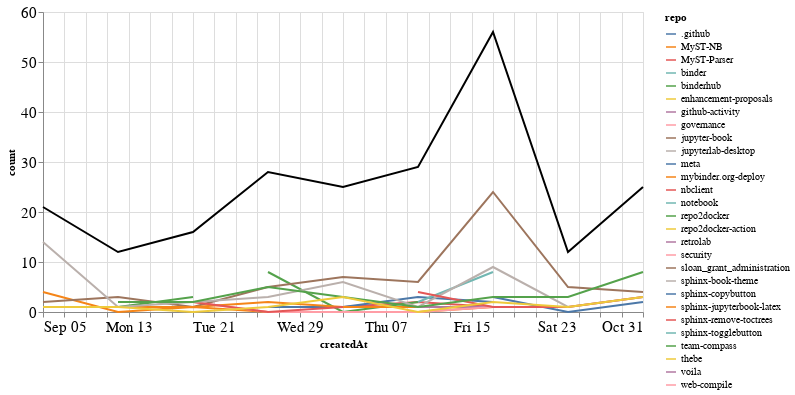

Here is the notebook cell this chart was saved with:
### Markdown cell above
### Comments

### Code cell
comments_time = comments.groupby('repo').resample('W', on='createdAt').count()['author'].reset_index()
comments_time = comments_time.rename(columns={'author': 'count'})
comments_time_total = comments_time.groupby('createdAt').agg({"count": "sum"}).reset_index()
ch1 = alt.Chart(comments_time, width=600).mark_line().encode(
    x='createdAt',
    y='count',
    color='repo',
    tooltip="repo"
)

ch2 = alt.Chart(comments_time_total, width=600).mark_line(color="black").encode(
    x='createdAt',
    y='count',
)

ch1 + ch2

### Figure 1 — Vega-Lite specification as saved in the notebook (floating-point values rounded to 4 significant figures)
{"config": {"axisLeft": {"labelFontSize": 15}, "axisBottom": {"labelFontSize": 15}}, "layer": [{"data": {"name": "data-68e72d8636163cbae9eff3b03aee915b"}, "mark": "line", "encoding": {"color": {"type": "nominal", "field": "repo"}, "tooltip": {"type": "nominal", "field": "repo"}, "x": {"type": "temporal", "field": "createdAt"}, "y": {"type": "quantitative", "field": "count"}}, "width": 600}, {"data": {"name": "data-0dab2be66c6218ac2f2b6f3dbed3dde5"}, "mark": {"type": "line", "color": "black"}, "encoding": {"x": {"type": "temporal", "field": "createdAt"}, "y": {"type": "quantitative", "field": "count"}}, "width": 600}], "$schema": "https://vega.github.io/schema/vega-lite/v4.8.1.json", "datasets": {"data-68e72d8636163cbae9eff3b03aee915b": [{"repo": ".github", "createdAt": "2021-09-12T00:00:00", "count": 1}, {"repo": "MyST-NB", "createdAt": "2021-09-05T00:00:00", "count": 4}, {"repo": "MyST-NB", "createdAt": "2021-09-12T00:00:00", "count": 0}, {"repo": "MyST-NB", "createdAt": "2021-09-19T00:00:00", "count": 1}, {"repo": "MyST-NB", "createdAt": "2021-09-26T00:00:00", "count": 0}, {"repo": "MyST-NB", "createdAt": "2021-10-03T00:00:00", "count": 0}, {"repo": "MyST-NB", "createdAt": "2021-10-10T00:00:00", "count": 0}, {"repo": "MyST-NB", "createdAt": "2021-10-17T00:00:00", "count": 1}, {"repo": "MyST-NB", "createdAt": "2021-10-24T00:00:00", "count": 1}, {"repo": "MyST-Parser", "createdAt": "2021-09-26T00:00:00", "count": 1}, {"repo": "MyST-Parser", "createdAt": "2021-10-03T00:00:00", "count": 1}, {"repo": "MyST-Parser", "createdAt": "2021-10-10T00:00:00", "count": 2}, {"repo": "MyST-Parser", "createdAt": "2021-10-17T00:00:00", "count": 1}, {"repo": "binder", "createdAt": "2021-09-19T00:00:00", "count": 1}, {"repo": "binderhub", "createdAt": "2021-09-26T00:00:00", "count": 8}, {"repo": "binderhub", "createdAt": "2021-10-03T00:00:00", "count": 0}, {"repo": "binderhub", "createdAt": "2021-10-10T00:00:00", "count": 2}, {"repo": "enhancement-proposals", "createdAt": "2021-10-10T00:00:00", "count": 2}, {"repo": "github-activity", "createdAt": "2021-10-10T00:00:00", "count": 1}, {"repo": "github-activity", "createdAt": "2021-10-17T00:00:00", "count": 1}, {"repo": "governance", "createdAt": "2021-09-19T00:00:00", "count": 2}, {"repo": "governance", "createdAt": "2021-09-26T00:00:00", "count": 0}, {"repo": "governance", "createdAt": "2021-10-03T00:00:00", "count": 0}, {"repo": "governance", "createdAt": "2021-10-10T00:00:00", "count": 0}, {"repo": "governance", "createdAt": "2021-10-17T00:00:00", "count": 1}, {"repo": "jupyter-book", "createdAt": "2021-09-05T00:00:00", "count": 2}, {"repo": "jupyter-book", "createdAt": "2021-09-12T00:00:00", "count": 3}, {"repo": "jupyter-book", "createdAt": "2021-09-19T00:00:00", "count": 1}, {"repo": "jupyter-book", "createdAt": "2021-09-26T00:00:00", "count": 5}, {"repo": "jupyter-book", "createdAt": "2021-10-03T00:00:00", "count": 7}, {"repo": "jupyter-book", "createdAt": "2021-10-10T00:00:00", "count": 6}, {"repo": "jupyter-book", "createdAt": "2021-10-17T00:00:00", "count": 24}, {"repo": "jupyter-book", "createdAt": "2021-10-24T00:00:00", "count": 5}, {"repo": "jupyter-book", "createdAt": "2021-10-31T00:00:00", "count": 4}, {"repo": "jupyterlab-desktop", "createdAt": "2021-09-26T00:00:00", "count": 1}, {"repo": "meta", "createdAt": "2021-09-26T00:00:00", "count": 1}, {"repo": "meta", "createdAt": "2021-10-03T00:00:00", "count": 1}, {"repo": "meta", "createdAt": "2021-10-10T00:00:00", "count": 3}, {"repo": "meta", "createdAt": "2021-10-17T00:00:00", "count": 2}, {"repo": "mybinder.org-deploy", "createdAt": "2021-09-12T00:00:00", "count": 1}, {"repo": "mybinder.org-deploy", "createdAt": "2021-09-19T00:00:00", "count": 1}, {"repo": "mybinder.org-deploy", "createdAt": "2021-09-26T00:00:00", "count": 2}, {"repo": "mybinder.org-deploy", "createdAt": "2021-10-03T00:00:00", "count": 1}, {"repo": "mybinder.org-deploy", "createdAt": "2021-10-10T00:00:00", "count": 1}, {"repo": "nbclient", "createdAt": "2021-09-19T00:00:00", "count": 2}, {"repo": "nbclient", "createdAt": "2021-09-26T00:00:00", "count": 0}, {"repo": "nbclient", "createdAt": "2021-10-03T00:00:00", "count": 1}, {"repo": "notebook", "createdAt": "2021-10-10T00:00:00", "count": 2}, {"repo": "notebook", "createdAt": "2021-10-17T00:00:00", "count": 8}, {"repo": "repo2docker", "createdAt": "2021-09-12T00:00:00", "count": 1}, {"repo": "repo2docker", "createdAt": "2021-09-19T00:00:00", "count": 3}, {"repo": "repo2docker-action", "createdAt": "2021-09-19T00:00:00", "count": 1}, {"repo": "retrolab", "createdAt": "2021-10-31T00:00:00", "count": 1}, {"repo": "security", "createdAt": "2021-10-03T00:00:00", "count": 1}, {"repo": "sloan_grant_administration", "createdAt": "2021-10-10T00:00:00", "count": 4}, {"repo": "sphinx-book-theme", "createdAt": "2021-09-05T00:00:00", "count": 14}, {"repo": "sphinx-book-theme", "createdAt": "2021-09-12T00:00:00", "count": 1}, {"repo": "sphinx-book-theme", "createdAt": "2021-09-19T00:00:00", "count": 2}, {"repo": "sphinx-book-theme", "createdAt": "2021-09-26T00:00:00", "count": 3}, {"repo": "sphinx-book-theme", "createdAt": "2021-10-03T00:00:00", "count": 6}, {"repo": "sphinx-book-theme", "createdAt": "2021-10-10T00:00:00", "count": 1}, {"repo": "sphinx-book-theme", "createdAt": "2021-10-17T00:00:00", "count": 9}, {"repo": "sphinx-book-theme", "createdAt": "2021-10-24T00:00:00", "count": 1}, {"repo": "sphinx-book-theme", "createdAt": "2021-10-31T00:00:00", "count": 3}, {"repo": "sphinx-copybutton", "createdAt": "2021-10-17T00:00:00", "count": 3}, {"repo": "sphinx-copybutton", "createdAt": "2021-10-24T00:00:00", "count": 0}, {"repo": "sphinx-copybutton", "createdAt": "2021-10-31T00:00:00", "count": 2}, {"repo": "sphinx-jupyterbook-latex", "createdAt": "2021-10-03T00:00:00", "count": 1}, {"repo": "sphinx-remove-toctrees", "createdAt": "2021-10-10T00:00:00", "count": 4}, {"repo": "sphinx-remove-toctrees", "createdAt": "2021-10-17T00:00:00", "count": 1}, {"repo": "sphinx-remove-toctrees", "createdAt": "2021-10-24T00:00:00", "count": 1}, {"repo": "sphinx-remove-toctrees", "createdAt": "2021-10-31T00:00:00", "count": 3}, {"repo": "sphinx-togglebutton", "createdAt": "2021-10-31T00:00:00", "count": 1}, {"repo": "team-compass", "createdAt": "2021-09-12T00:00:00", "count": 2}, {"repo": "team-compass", "createdAt": "2021-09-19T00:00:00", "count": 2}, {"repo": "team-compass", "createdAt": "2021-09-26T00:00:00", "count": 5}, {"repo": "team-compass", "createdAt": "2021-10-03T00:00:00", "count": 3}, {"repo": "team-compass", "createdAt": "2021-10-10T00:00:00", "count": 1}, {"repo": "team-compass", "createdAt": "2021-10-17T00:00:00", "count": 3}, {"repo": "team-compass", "createdAt": "2021-10-24T00:00:00", "count": 3}, {"repo": "team-compass", "createdAt": "2021-10-31T00:00:00", "count": 8}, {"repo": "thebe", "createdAt": "2021-09-05T00:00:00", "count": 1}, {"repo": "thebe", "createdAt": "2021-09-12T00:00:00", "count": 1}, {"repo": "thebe", "createdAt": "2021-09-19T00:00:00", "count": 0}, {"repo": "thebe", "createdAt": "2021-09-26T00:00:00", "count": 1}, {"repo": "thebe", "createdAt": "2021-10-03T00:00:00", "count": 3}, {"repo": "thebe", "createdAt": "2021-10-10T00:00:00", "count": 0}, {"repo": "thebe", "createdAt": "2021-10-17T00:00:00", "count": 2}, {"repo": "thebe", "createdAt": "2021-10-24T00:00:00", "count": 1}, {"repo": "thebe", "createdAt": "2021-10-31T00:00:00", "count": 3}, {"repo": "voila", "createdAt": "2021-09-12T00:00:00", "count": 2}, {"repo": "web-compile", "createdAt": "2021-09-26T00:00:00", "count": 1}], "data-0dab2be66c6218ac2f2b6f3dbed3dde5": [{"createdAt": "2021-09-05T00:00:00", "count": 21}, {"createdAt": "2021-09-12T00:00:00", "count": 12}, {"createdAt": "2021-09-19T00:00:00", "count": 16}, {"createdAt": "2021-09-26T00:00:00", "count": 28}, {"createdAt": "2021-10-03T00:00:00", "count": 25}, {"createdAt": "2021-10-10T00:00:00", "count": 29}, {"createdAt": "2021-10-17T00:00:00", "count": 56}, {"createdAt": "2021-10-24T00:00:00", "count": 12}, {"createdAt": "2021-10-31T00:00:00", "count": 25}]}}
